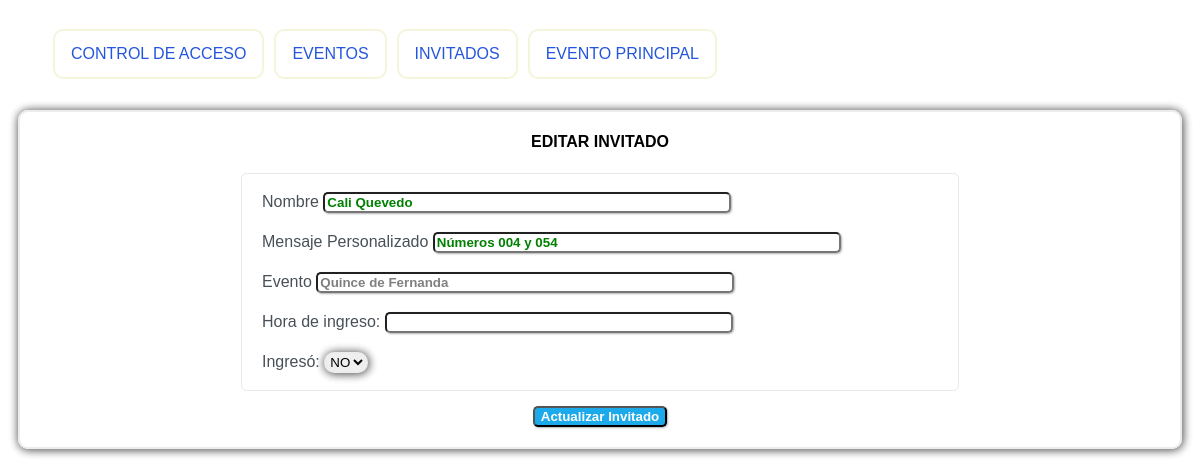
Before: /eventos/invitado_update/8 with the older database file.
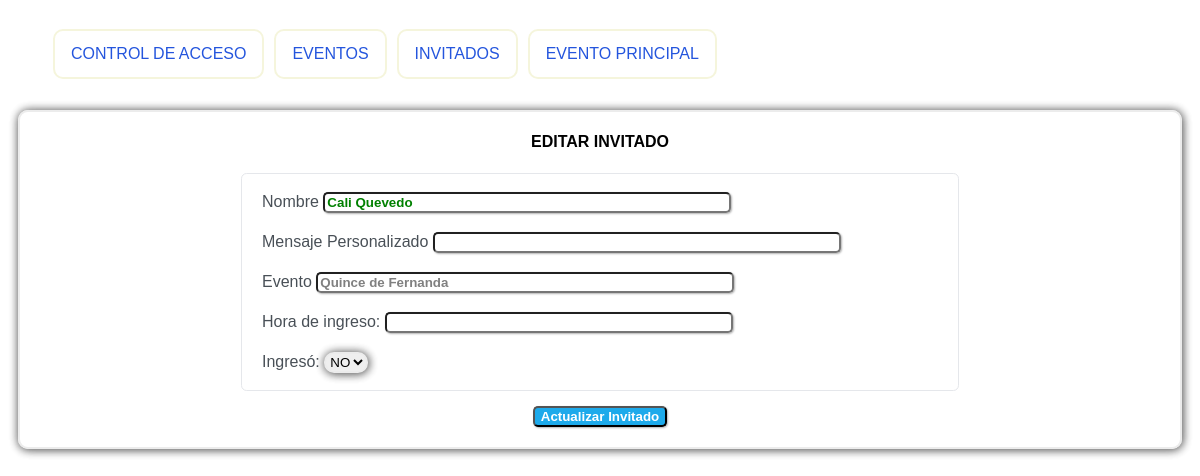
After: the same page with the newer database file.
### Eventosapp/models.py (models this page shows, shortened)
class Invitados(models.Model):
    idInvitado = models.AutoField(primary_key=True)
    nombre = models.CharField(max_length=70, null=False, verbose_name='Nombre',blank=False)
    idEvento = models.ForeignKey(Evento,on_delete=models.CASCADE,null=False,blank=False)
    ingreso = models.BooleanField(verbose_name='Ingresó', null=False,default=False)
    hora_ingreso = models.TimeField(verbose_name='Hora de Ingreso', null=True,blank=True)
    qr = models.ImageField(upload_to='qr', null=True, blank=True)
    mensaje = models.CharField(max_length=200, null=True, blank=True)
    class Meta:
        verbose_name='invitado'
        verbose_name_plural='invitados'
        db_table = 'invitados'

class Evento(models.Model):
    idEvento = models.AutoField(primary_key=True)
    descripcion = models.CharField(max_length=50, null=False,verbose_name='Nombre')
    fechaInicio = models.DateTimeField(null=False, verbose_name='fecha')
    lugar = models.CharField(max_length=30,null= False,verbose_name='Lugar')
    activo  = models.BooleanField(default=True,verbose_name='Activo')
    video = models.FileField(upload_to='video/',null=True,blank=True, validators=[validate_video], error_messages={'invalid': 'Solo se permiten archivos MP4 para video.'})
    imagen = models.FileField(upload_to='img/',null=True,blank=True, validators=[validate_imagen], error_messages={'invalid': 'Solo se permiten archivos JPEG para imagen.'})
    class Meta:
        db_table = "eventos"

### Eventosapp/views.py (the view)
# urls.py: path("invitado_update/<int:pk>",InvitadoUpdate,name="invitado_update"),
def InvitadoUpdate(request,pk):
    invitado = get_object_or_404(Invitados, idInvitado=pk)
    return render(request, 'invitadoupdate.html',{"tipo": "Actualizar Invitado","invitado":invitado})

### Eventosapp/templates/invitadoupdate.html (shortened to what this page needs)
{% extends "base_template.html" %}
{% block content %}
<div class="card">
    <div class="card-header">
        <h4  style="text-align: center;">EDITAR INVITADO</h4>
    </div>
    <div class="card-body">
        <form action="{% url 'eventos:invitado_updaterecord' invitado.idInvitado %}" method="post" >
            <div class="label-input">
                <p>
                    <label for="id_nombre">Nombre</label>
                    <input type="text" name="nombre" required="True" id="id_nombre" maxlength="70"
                        value="{{ invitado.nombre }}" style="width: 400px;background-color:transparent; color: green;">
                </p>
                <p>
                    <label for="id_mensaje">Mensaje Personalizado</label>
                    <input type="text" name="mensaje" id="id_mensaje" maxlength="200"
                        value="{{ invitado.mensaje }}" style="width: 400px;background-color:transparent; color: green;" >
                </p>
                <p>
                    <label for="id_evento">Evento</label>
                    <input type="text" name="NombreEvento" required="True" id="id_evento"
                        value="{{ invitado.idEvento.descripcion }}" style="width: 410px;background-color:transparent;color: grey;" readonly>
                </p>
                <p>
                    <label for="id_hora">Hora de ingreso:</label>
                    <input type="text" name="hora_ingreso" id="id_hora"
                        value="{{ invitado.hora_ingreso|date:'H:i:s' }}" style="width: 340px;background-color:transparent;color: grey;" readonly>
                </p>
                <p>
                    <label for="id_ingreso">Ingresó:</label>
                    <select name="ingreso" id="id_ingreso" class="form-control">
                        {% if invitado.ingreso %}
                        <option value="True" selected >SI</option>
                        <option value="False" >NO</option>
                        {% else %}
                        <option value="False" selected >NO</option>
                        {% endif %}
                    </select>
                </p>
            </div>
            <div class="label-btn">
                <input type="submit" value="{{ tipo }}" class="btn" >
            </div>
        </form>
    </div>
</div>
{% endblock %}

Changed rows visible on the page:
changed Invitados "Cali Quevedo": mensaje "Números 004 y 054" → (not shown)
